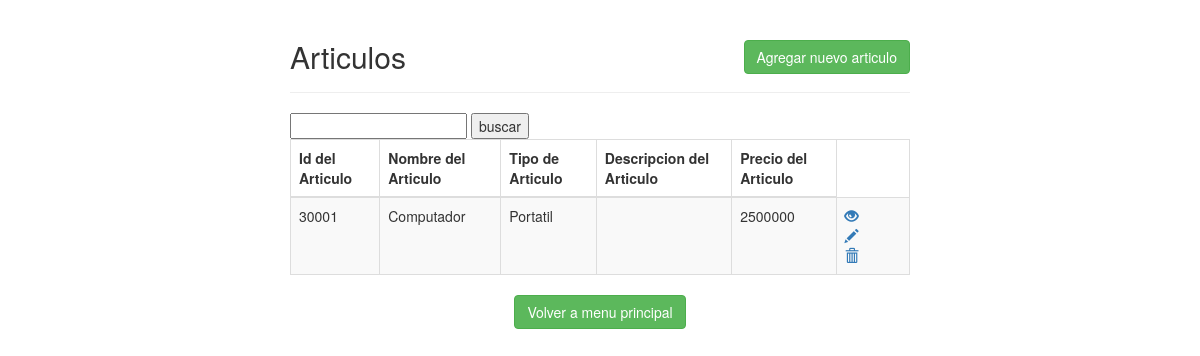
The app's page /BASE/articulos/index.php with its own data.
### tables this page shows
CREATE TABLE `articulos` (
  `id_art` int(11) NOT NULL,
  `nombre_art` varchar(20) DEFAULT NULL,
  `tipo` varchar(20) DEFAULT NULL,
  `descripcion_art` text DEFAULT NULL,
  `precio_art` float DEFAULT NULL
);

### BASE/articulos/index.php (the view, shortened to what this page needs)
<!DOCTYPE html>
<html lang="en">
<head>
    <link rel="stylesheet" href="https://maxcdn.bootstrapcdn.com/bootstrap/3.3.7/css/bootstrap.css">
</head>
<body>
    <div class="wrapper">
        <div class="container-fluid">
            <div class="row">
                <div class="col-md-12">
                    <div class="page-header clearfix">
                        <h2 class="pull-left">Articulos</h2>
                        <a href="create.php" class="btn btn-success pull-right">Agregar nuevo articulo</a>
                    </div>
                    <form action="index.php" method="POST">
                        <input type="text" name="buscar">
                        <input type="submit" value="buscar">
                    </form>
                    <?php
                    require_once "config.php";
                    $buscar = $_POST['buscar'];
                    $sql = "SELECT * FROM articulos WHERE id_art LIKE '%".$buscar."%' OR nombre_art LIKE '%".$buscar."%' OR tipo LIKE '%".$buscar."%' OR descripcion_art LIKE '%".$buscar."%' OR precio_art LIKE '%".$buscar."%'";
                    if($result = mysqli_query($link, $sql)){
                        if(mysqli_num_rows($result) > 0){
                            echo "<table class='table table-bordered table-striped'>";
                                echo "<thead>";
                                    echo "<tr>";
                                        echo "<th>Id del Articulo</th>";
                                        echo "<th>Nombre del Articulo</th>";
                                        echo "<th>Tipo de Articulo</th>";
                                        echo "<th>Descripcion del Articulo</th>";
                                        echo "<th>Precio del Articulo</th>";
                                    echo "</tr>";
                                echo "</thead>";
                                echo "<tbody>";
                                while($row = mysqli_fetch_array($result)){
                                    echo "<tr>";
                                        echo "<td>" . $row['id_art'] . "</td>";
                                        echo "<td>" . $row['nombre_art'] . "</td>";
                                        echo "<td>" . $row['tipo'] . "</td>";
                                        echo "<td>" . $row['descripcion_art'] . "</td>";
                                        echo "<td>" . $row['precio_art'] . "</td>";
                                        echo "<td>";
                                            echo "<a href='read.php?id_art=". $row['id_art'] ."' title='Ver' data-toggle='tooltip'><span class='glyphicon glyphicon-eye-open'></span></a>";
                                            echo "<a href='update.php?id_art=". $row['id_art'] ."' title='Actualizar' data-toggle='tooltip'><span class='glyphicon glyphicon-pencil'></span></a>";
                                            echo "<a href='delete.php?id_art=". $row['id_art'] ."' title='Borrar' data-toggle='tooltip'><span class='glyphicon glyphicon-trash'></span></a>";
                                        echo "</td>";
                                    echo "</tr>";
                                }
                                echo "</tbody>";
                            echo "</table>";
                        } else{
                            echo "<p class='lead'><em>No records were found.</em></p>";
                        }
                    } else{
                        echo "ERROR: Could not able to execute $sql. " . mysqli_error($link);
                    }
                    ?>
                </div>
            </div>
        </div>
    </div>
    <center><a href="../index.html" class="btn btn-success pull-center">Volver a menu principal</a></center>
</body>
</html>

### BASE/articulos/index.php (style rules this page uses)
.wrapper { width: 650px; margin: 0 auto; }
.page-header h2 { margin-top: 0; }
table tr td:last-child a { margin-right: 15px; }

### records on screen
articulos: id_art "30001", nombre_art "Computador", tipo "Portatil", precio_art "2500000"
